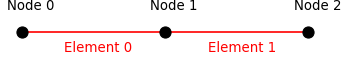

Generate this figure with Python:
from matplotlib import pyplot
color_node = 'k'
color_element = 'r'
pyplot.figure(figsize=(4.3,0.8))
ax = pyplot.axes([0,0,1,1])
ax.plot([0,1,2], [0, 0, 0], '-', markersize=10, color=color_element)
ax.plot([0,1,2], [0, 0, 0], 'o', markersize=10, color=color_node)
ax.axis('off')
tx0  = [ax.text(i-0.1,  0.8, 'Node %d'%i, color=color_node)  for i in [0,1,2]]
tx1  = [ax.text(i+0.3, -0.5, 'Element %d'%i, color=color_element)  for i in [0,1]]
pyplot.setp(tx0+tx1, ha='left', va='center', size=12)
pyplot.setp(ax, xlim=(-0.15,2.25), ylim=(-1,1))
